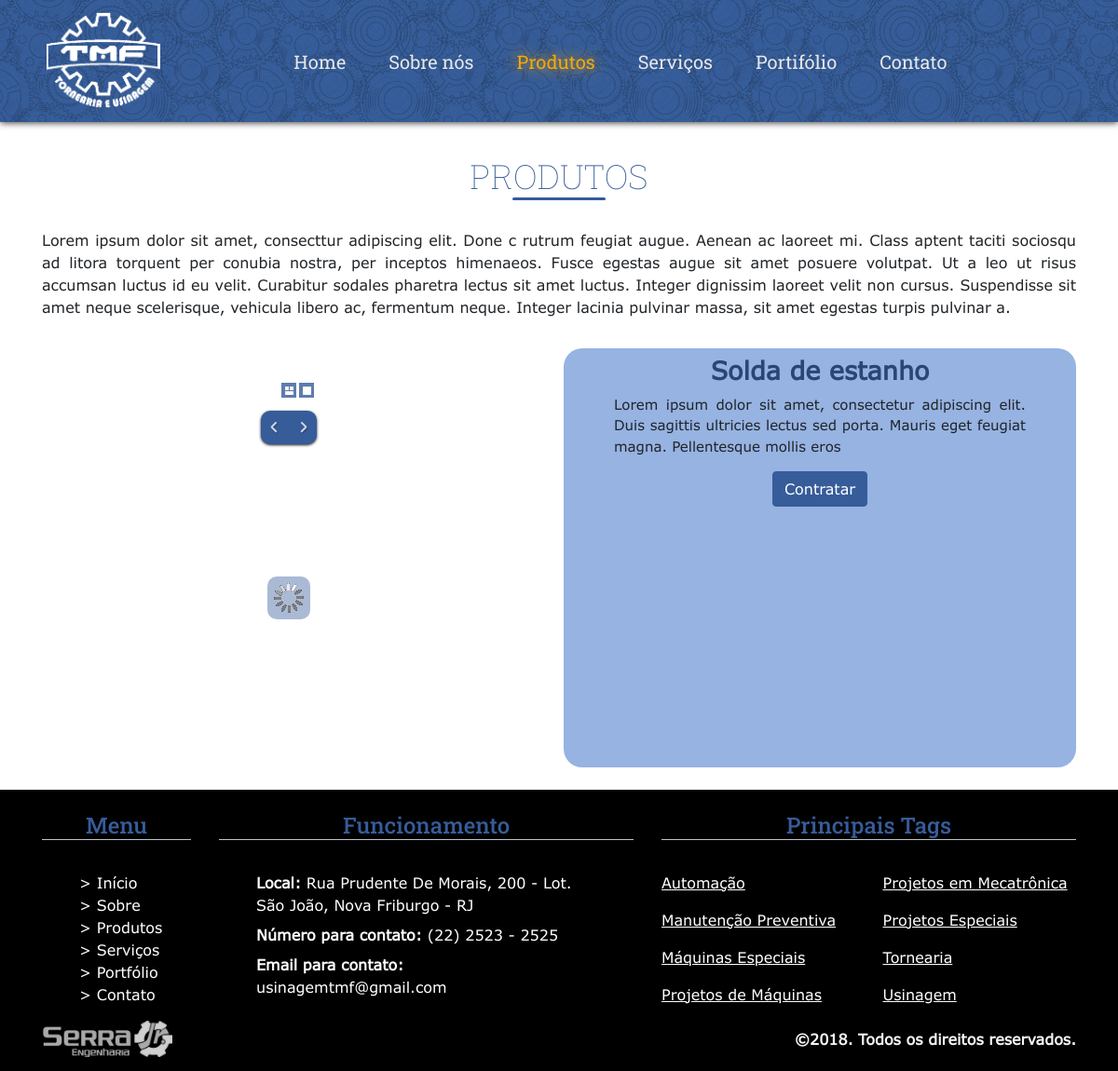
Before: /produtos.php with the older database file.
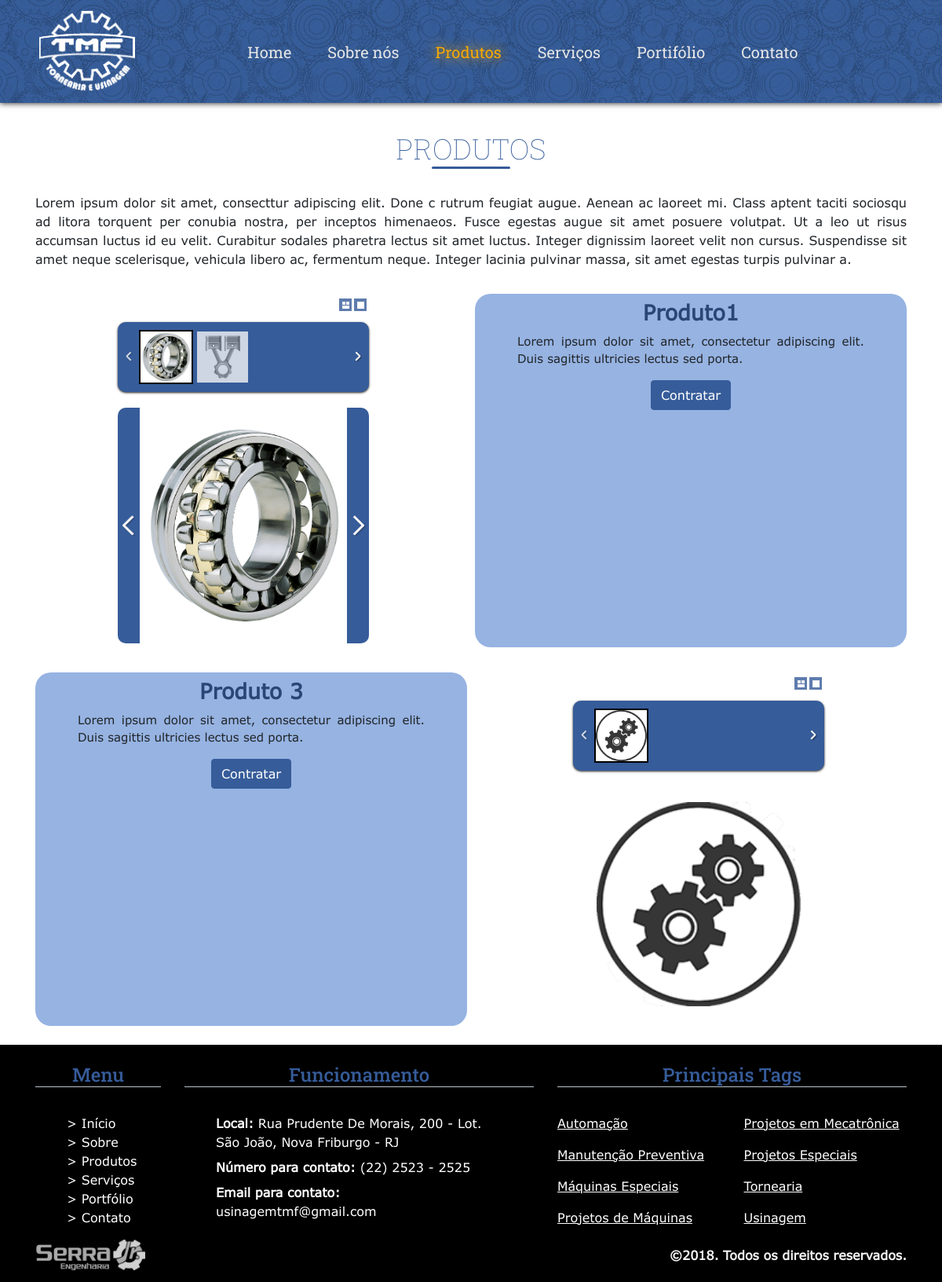
After: the same page with the newer database file.
### tables this page shows
CREATE TABLE `produto` (
  `codProduto` int(11) NOT NULL,
  `nome` varchar(150) NOT NULL,
  `descricao` varchar(150) NOT NULL,
  `status` tinyint(1) NOT NULL
);

CREATE TABLE `imagemproduto` (
  `codImagem` int(11) NOT NULL,
  `codProduto` int(11) NOT NULL,
  `nome` varchar(150) NOT NULL
);

### produtos.php (the view, shortened to what this page needs)
<!DOCTYPE html>
<html lang="pt-br">
<head>
    <link rel="stylesheet" href="css/produtos_servico.css">
    <link rel="stylesheet" href="css/header.css">
    <link rel="stylesheet" href="css/footer.css">
    <link rel="stylesheet" href="css/normalize.css">
    <link rel="stylesheet" href="bootstrap/css/bootstrap.min.css">
    <link rel="stylesheet" href="css/main.css">
</head>
<body>
    <header>
        <?php include_once('header.php'); ?>
    </header>
    <main>
        <section id="secaoProdutos" class="secaoSite" style="margin-top:110px;" >
            <div class="container container-fluid">
                <div class="row">
                    <div class="col-md-12 container-titulos pb-2">
                        <h1 class="titulo_secoes">
                            <br>
                            Produtos
                        </h1>
                    </div>
                </div>
                <div class="row">
                    <div class="col-md-12 container-titulos pb-2">
                        <p style="text-align:justify">
                            Lorem ipsum dolor sit amet, consecttur adipiscing elit. Done c rutrum feugiat augue. Aenean ac laoreet mi. Class aptent taciti sociosqu ad litora torquent per conubia nostra, per inceptos himenaeos. Fusce egestas augue sit amet posuere volutpat. Ut a leo ut risus accumsan luctus id eu velit. Curabitur sodales pharetra lectus sit amet luctus. Integer dignissim laoreet velit non cursus. Suspendisse sit amet neque scelerisque, vehicula libero ac, fermentum neque. Integer lacinia pulvinar massa, sit amet egestas turpis pulvinar a.
                        </p>
                    </div>
                </div>
            </div>
            <?php
            $objDB = new db();
            $conn = $objDB->conecta_mysql();
            $query_select = "SELECT * from produto where status ='1';";
            $result_select = mysqli_query($conn,$query_select) or die(mysql_error());
            $rows = array();
            $contadorProdutos = 0;
            while($row = mysqli_fetch_array($result_select))
                $rows[] = $row;
            foreach($rows as $row){
                $contadorProdutos = $contadorProdutos + 1;
                $codProduto = $row['codProduto'];
                $nome = $row['nome'];
                $descricao = $row['descricao'];
                echo '<div class="container d-flex justify-content-center">';
                echo '<div class="row d-flex justify-content-center">';
                if ($contadorProdutos%2 == 0) {
                    echo '<div class="col  mt-2 mb-4 mx-auto ">';
                }else{
                    echo '<div class="col order-sm-12 mt-2 mb-4 mx-auto ">';
                }
                echo '<div class="container caixa_texto">';
                echo '<div class="row">';
                echo '<div class="col-12 mt-2 mb-0 text-center">';
                echo '<h4 style="font-size: 27px;font-weight: 600;color: rgb(41, 70, 117);">'.$nome.'</h4>';
                echo '</div>';
                echo '</div>';
                echo '<div class="row mr-4 ml-4">';
                echo '<div class="caixa_card_texto ">';
                echo '<div class="col-12">';
                echo '<p class="card-text">';
                echo $descricao;
                echo '</p>';
                echo '</div>';
                echo '</div>';
                echo '</div>';
                echo '<div class="row text-center mt-3 pb-3">';
                echo '<div class="col-12">';
                echo '<input type="submit" class="btn btn-primary" data-toggle="modal" data-target="#ModalProd" id="enviar" name="contratar" value="Contratar">';
                echo '</div>';
                echo '</div>';
                echo '</div>';
                echo '</div>';
                echo '<div class="col  order-sm-1 mt-2 mb-4 d-flex">';
                echo '<div class="Conteudo_slider mx-auto my-auto">';
                echo '<div id="rg-gallery'.$contadorProdutos.'" class="rg-gallery">';
                echo '<div class="rg-thumbs">';
                echo '<div class="es-carousel-wrapper">';
                echo '<div class="es-nav">';
                echo '<span class="es-nav-prev">Previous</span>';
                echo '<span class="es-nav-next">Next</span>';
                echo '</div>';
                echo '<div class="es-carousel">';
                echo '<ul class="lista_imagens ">  ';
                $query_select = "SELECT nome from imagemproduto where codProduto = '$codProduto';";
                $result_select = mysqli_query($conn,$query_select) or die(mysql_error());
                $linhas = array();
                while($linha = mysqli_fetch_array($result_select))
                    $linhas[] = $linha;
                foreach($linhas as $linha){
                    $nomeImagem = $linha['nome'];
                    echo '<li><a href="#"><img src="sistema/Img/Produtos/'.$nomeImagem.' " data-large="sistema/Img/Produtos/'.$nomeImagem.'  " data-description="" /></a></li>';
                }
                echo '</ul>';
                echo '</div>';
                echo '</div>';
                echo '</div>';
                echo '</div>';
                echo '</div>';
                echo '</div>';
                echo '</div>';
                echo '</div>';
            }
            ?>
        </section>
    </main>
    <footer>
        <?php include_once('footer.php'); ?>
    </footer>
</body>
</html>

### header.php (shortened to what this page needs)
<nav class="navbar navbar-expand-md navbar-dark fixed-top" id="navbarTMF">
    <div class="container">
        <img src="img/logoTMFBranco.png" id="logo_Menu">
        <div class="collapse navbar-collapse" id="menu-navegacao">
            <ul class="navbar-nav mx-auto my-auto">
                <li class="nav-item navegacao"><a class="nav-link linkMenu link_ativo" id="link_secaoHome" href="#secaoSobre">Home</a></li>
                <li class="nav-item navegacao"><a class="nav-link linkMenu" id="link_secaoSobre" href="sobre.php">Sobre nós</a></li>
                <li class="nav-item navegacao"><a class="nav-link linkMenu" id="link_secaoProdutos" href="produtos.php">Produtos</a></li>
                <li class="nav-item navegacao"><a class="nav-link linkMenu" id="link_secaoServicos" href="servicos.php">Serviços</a></li>
                <li class="nav-item navegacao"><a class="nav-link linkMenu" id="link_secaoPortifolio" href="portifolio.php">Portifólio</a></li>
                <li class="nav-item navegacao"><a class="nav-link linkMenu" id="link_secaoContato" href="#secaoContato">Contato</a></li>
            </ul>
        </div>
    </div>
</nav>

### footer.php
<br>
<div class="container">
    <div class="row">
        <div class="col-md-2">
            <h4 class="titulos_rodape">Menu</h4>
            <div class="coluna_menu">
                <ul class="p-0" style="margin-left: calc(50% - 40px)">
                    <li><a class="item_menu_rodape">> Início</a></li>
                    <li><a class="item_menu_rodape">> Sobre</a></li>
                    <li><a class="item_menu_rodape">> Produtos</a></li>
                    <li><a class="item_menu_rodape">> Serviços</a></li>
                    <li><a class="item_menu_rodape">> Portfólio</a></li>
                    <li><a class="item_menu_rodape">> Contato</a></li>
                </ul>
            </div>
        </div>
        <div class="col-md-5">
            <h4 class="titulos_rodape">Funcionamento</h4>
            <ul>
                <li class="item_funcionamento"> <span class="pre_item_funcionamento">Local:</span> Rua Prudente De Morais, 200 - Lot. São João, Nova Friburgo - RJ </li>
                <li class="item_funcionamento"> <span class="pre_item_funcionamento">Número para contato:</span> (22) 2523 - 2525 </li>
                <li class="item_funcionamento"> <span class="pre_item_funcionamento">Email para contato:</span> usinagemtmf@gmail.com </li>
            </ul>
        </div>
        <div class="col-md-5">
            <h4 class="titulos_rodape">Principais Tags</h4>
            <div class="row">
                <div class="col-md-6 text-center text-md-left">
                    <p><span class="tags">Automação</span></p>
                    <p><span class="tags">Manutenção Preventiva</span></p>
                    <p><span class="tags">Máquinas Especiais</span></p>
                    <p><span class="tags">Projetos de Máquinas</span></p>
                </div>
                <div class="col-md-6 text-center text-md-left">
                    <p><span class="tags">Projetos em Mecatrônica</span></p>
                    <p><span class="tags">Projetos Especiais</span></p>
                    <p><span class="tags">Tornearia</span></p>
                    <p><span class="tags">Usinagem</span></p>
                </div>
            </div>
        </div>
    </div>
</div>
<div class="container">
    <div class="row">
        <div class="col-md-6 text-center">
            <img src="img/logo1.png" id="logo" class="float-md-left">
        </div>
        <div class="col-md-6 text-center">
            <span id="texto_direitos" class="float-md-right mt-2">©2018. Todos os direitos reservados.</span>
        </div>
    </div>
</div>

### css/produtos_servico.css (style rules this page uses)
.Conteudo_slider { margin-top: 30px ; max-width: 500px ; }
.caixa_card_texto { overflow-y: auto !important; overflow-x: auto !important; display: block !important; max-height: 450px !important ; }
.caixa_texto { background-color: rgba(55, 110, 199, 0.521); border-radius: 20px ; }
@media screen and (min-width: 967px) { .caixa_texto { min-width: 550px ; min-height: 450pX ; } }
.btn.btn-primary { background-color: #365C9A !important ; border-color: #365C9A !important ; }
.card-text { text-align: justify; font-size: 15px ; }
.lista_imagens { white-space: nowrap; display: inline-block ; padding: 0 ; }
.lista_imagens>li { display: inline-block !important; padding: 0 ; }
.es-carousel-wrapper { background: #365C9A; padding:10px 27px; -moz-border-radius: 10px; -webkit-border-radius: 10px; border-radius: 10px; position:relative; -moz-box-shadow:0px 1px 3px rgba(0, 0, 0, 0.9); -webkit-box-shadow:0px 1px 3px rgba(0, 0, 0, 0.9); box-shadow:0px 1px 3px rgba(0, 0, 0, 0.9); position:relative; margin-bottom:20px; }
.es-carousel { overflow:hidden; white-space: nowrap; background:#365C9A; }
.es-carousel ul { display:none; }
.es-carousel ul li { height:100%; float:left; display:block; }
.es-carousel ul li a { display:block; border-style:solid; border-color:rgba(54, 92, 154, 0); opacity:0.8; -webkit-touch-callout:none; -webkit-transition: all 0.2s ease-in-out; -moz-transition: all 0.2s ease-in-out; -o-transition: all 0.2s ease-in-out; -ms-transition: all 0.2s ease-in-out; transition: all 0.2s ease-in-out; }
.es-carousel ul li.selected a { border-color:rgb(0, 0, 0); opacity:1.0; }
.es-carousel ul li a img { display:block; border:none; max-height:100%; max-width:100%; }
.es-nav span { position:absolute; top:50%; left:8px; background:transparent url(../img/Slider/nav_thumbs.png) no-repeat top left; width:14px; height:26px; margin-top:-13px; text-indent:-9000px; cursor:pointer; opacity:0.8; }
.es-nav span.es-nav-next { right:8px; left:auto; background-position:top right; }

### css/header.css (style rules this page uses)
#logo_Menu { height:105px; margin:5px; transition: height 0.15s linear 0s; }
.navbar, #bg { background-color:#365C9A; background-image: url("../img/tmfcover.png"); color:white; }
.nav-link { color:rgb(231, 231, 231) !important; font-size: 20px; text-align:center; margin-left: 15px; margin-right: 15px; transition: color 0.15s ease 0s; }
.link_ativo { color:#f8aa00 !important; text-shadow: 0 0 15px #f8aa00; }
#navbarTMF { box-shadow: 0 1px 7px #404040; }

### css/footer.css (style rules this page uses)
footer { background-color: black !important; }
.item_menu_rodape { margin-top: 5pt; color: white!important; display: block; cursor: pointer; }
.pre_item_funcionamento { color: white; margin-bottom: 15pt; }
.item_funcionamento { margin-top: 6pt; color: white; margin-right: 40pt; }
.tags { color: white; border-radius: 10pt; }
#texto_direitos { color: whitesmoke; }
#logo { max-width:140px; max-height:90px; width: auto; height: auto; margin-bottom: 15px; }
.titulos_rodape { color: #365C9A; font-family: 'Roboto Slab', serif; font-weight: 500; text-align: center; border-bottom: 1pt solid #bac3ca; margin-bottom: 25pt; }
.item_menu_rodape { cursor: pointer; margin: 0; }
li { list-style-type: none; }
.pre_item_funcionamento { font-weight: bold; }
.item_funcionamento { text-align: initial; }
.tags { display: inline-block; text-align: center; text-decoration: underline; }
#texto_direitos { font-weight: bold; }

### css/main.css (style rules this page uses)
body { overflow-x: hidden; }
.container-titulos { padding: 15px; }
.btn.btn-primary { background-color: #365C9A !important ; border-color: #365C9A !important ; margin: 0px !important ; }
* { font-family: Verdana4, Arial, sans-serif; }
.navbar-nav > li > a { font-family: 'Roboto Slab', serif; }
.titulo_secoes { text-align: center; font-weight: 50; font-family: 'Roboto Slab', serif; font-size: 36px; color:#365C9A; text-transform: uppercase; }
.titulo_secoes::after { margin: 1px auto; height: 3px; width: 100px; content: " "; display: block; background-color: #365C9A; border-radius: 6px; }

Changed rows visible on the page:
removed produto: nome "Solda de estanho", descricao "Lorem ipsum dolor sit amet, consectetur adipiscing elit. Duis sagittis ultricies lectus sed porta. Mauris eget feugiat magna. Pellentesque mollis eros"
added produto: nome "Produto1", descricao "Lorem ipsum dolor sit amet, consectetur adipiscing elit. Duis sagittis ultricies lectus sed porta."
added imagemproduto: nome (picture), shown under "Produto1"
added imagemproduto: nome (picture), shown under "Produto1"
added produto: nome "Produto 3", descricao "Lorem ipsum dolor sit amet, consectetur adipiscing elit. Duis sagittis ultricies lectus sed porta."
added imagemproduto: nome (picture), shown under "Produto 3"
